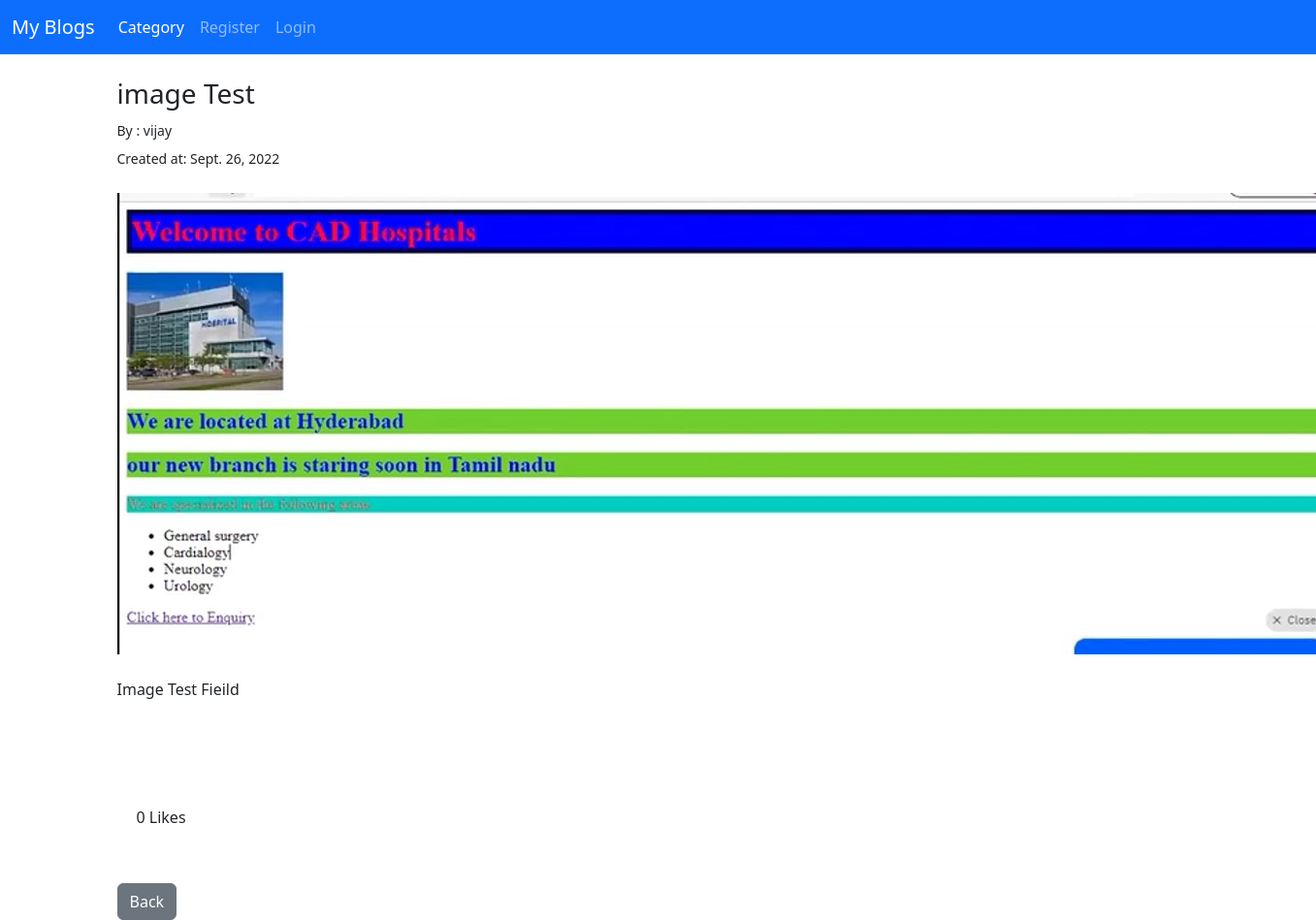
The page /article/18 on the database its author committed.
### user/models.py (models this page shows, shortened)
class Post(models.Model):
    title=models.CharField(max_length=255)
    titleTag=models.CharField(max_length=255)
    header_image=models.ImageField(null=True,blank=True,upload_to="images/")
    author=models.ForeignKey(User,on_delete=models.CASCADE)
    snippet=models.TextField(max_length=255,default='Click link above to view post....')
    category=models.CharField(max_length=255,default='Uncategory')
    body=RichTextField(blank=True,null=True)
    post_date=models.DateField(auto_now_add=True)
    likes=models.ManyToManyField(User,related_name='blog_post')
    def total_like(self):
        return self.likes.count()

### user/views.py (the view)
# urls.py: path('article/<int:pk>',ArticleView.as_view(),name='article'),
class ArticleView(DetailView):
    model =Post
    template_name='article.html'
    def get_context_data(self,*args,**kwargs):
        cat_menu=Category.objects.all()
        context=super(ArticleView, self).get_context_data()
        stuff =get_object_or_404(Post,id=self.kwargs['pk'])
        liked=False
        if stuff.likes.filter(id=self.request.user.id).exists():
            liked=True
        context['liked']=liked
        return context

### user/templates/article.html (shortened to what this page needs)
{% extends 'base.html'%}
{% block content%}
	<div>
		<h3>{{post.title}}</h3>
	<small>By : {{post.author}}</small><br>
	<div style="padding-top: 5px;">
		<small>Created at: {{post.post_date}}</small>
	</div>
	{% if post.header_image %}
	<br>
	<img src="{{post.header_image.url}}">
	<br>
	{%endif%}
	<br>
	{{post.body |safe}}
	<br><br>
	<br>
	<div style="padding: 20px">
		<p>{{post.total_like}} Likes</p>
	</div>
	</div>
	<div style="display: flex; padding-top: 20px;">
		<a class="btn btn-secondary" href="{% url 'home' %}">Back</a>
	</div>
	</div>
{% endblock %}

### rows shown on the page
Post: title "image Test", author "vijay", post_date "Sept. 26, 2022", header_image (picture), body "Image Test Fieild", total_like "0"
